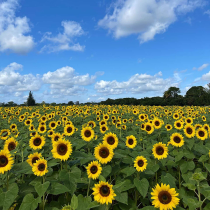
#> input picture images/the_berry_farms_sunflower_field.jpeg, 210 x 210 px, shrunk from 1440 x 1440 before the run
$ jupyter execute Q1.ipynb
#> lines starting #> are read from the running program, lines starting #| are printed output that depends on the picture; long printed decimals are rounded
[cell 1]
import cv2 as cv
import numpy as np
import matplotlib.pyplot as plt
from skimage.feature import blob_log

# Load the sunflower field image
im = cv.imread('../images/the_berry_farms_sunflower_field.jpeg', cv.IMREAD_REDUCED_COLOR_4)
#> im is the input picture: shape (210, 210, 3); mean B, G, R 119.8, 125.3, 100.4

# Convert to grayscale for blob detection
gray_im = cv.cvtColor(im, cv.COLOR_BGR2GRAY)
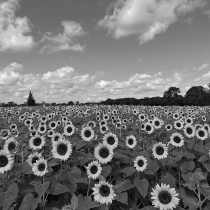
#> gray_im: shape (210, 210); min 5, max 251, mean 117.2

# Apply Laplacian of Gaussian (LoG) to detect blobs
blobs_log = blob_log(gray_im, max_sigma=30, num_sigma=10, threshold=0.1)
#> blobs_log = 313 rows, first 8: [138, 202, 1], [133, 71, 1], [199, 108, 4.22], [147, 40, 1], [134, 69, 1], [132, 149, 1], [96, 161, 1], [127, 54, 1]

# Compute radii in the 3rd column (σ * sqrt(2))
blobs_log[:, 2] = blobs_log[:, 2] * np.sqrt(2)

# Plot the original image with detected blobs
fig, ax = plt.subplots(1, 1, figsize=(10, 10))
# ax.imshow(im, interpolation='nearest')
ax.imshow(cv.cvtColor(im, cv.COLOR_BGR2RGB), interpolation='nearest')
for blob in blobs_log:
    y, x, r = blob
    c = plt.Circle((x, y), r, color='red', linewidth=2, fill=False)
    ax.add_patch(c)
#> this loop made 313 passes
#> (y, x, r) on passes 1 to 3: (138, 202, 1.41), (133, 71, 1.41), (199, 108, 5.97)
plt.show()
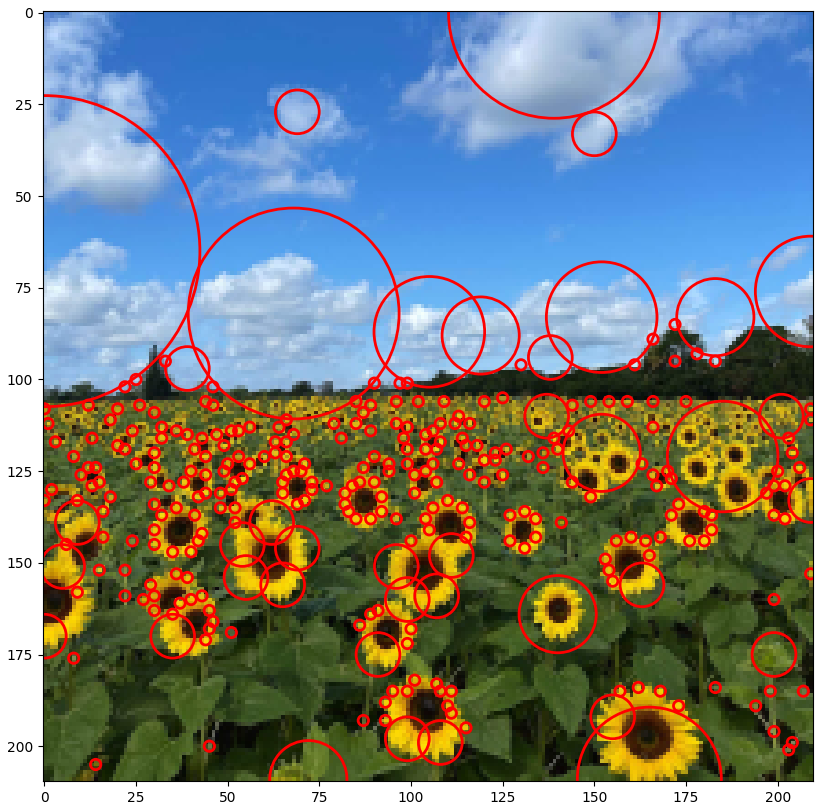
#> figure drawn by matplotlib, 1 panel

# Report largest circles
largest_blobs = blobs_log[blobs_log[:, 2].argsort()[-5:]]
#> largest_blobs = [[83, 152, 15.08], [209, 165, 19.64], [82, 68, 28.76], [0, 139, 28.76], [65, 0, 42.43]]
print("Largest circles (y, x, radius):")
print(largest_blobs)
#| [[ 83.         152.          15.085]
#|  [209.         165.          19.642]
#|  [ 82.          68.          28.756]
#|  [  0.         139.          28.756]
#|  [ 65.           0.          42.426]]

$ run again, with images/005.jpg copied over images/the_berry_farms_sunflower_field.jpeg
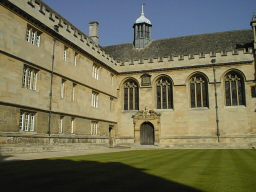
#> input picture images/005.jpg, 256 x 192 px
#> im is the input picture: shape (192, 256, 3); mean B, G, R 84.4, 109.4, 111.6
#> `gray_im = cv.cvtColor(im, cv.COLOR_BGR2GRAY)`:
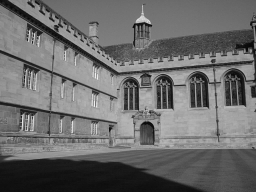
#> gray_im: shape (192, 256); min 8, max 243, mean 107.2
#> blobs_log = 221 rows, first 8: [31, 29, 1], [27, 136, 1], [99, 161, 1], [115, 23, 1], [18, 142, 4.22], [22, 149, 1], [37, 39, 1], [71, 26, 1]
#> the loop `for blob in blobs_log:` made 221 passes
#> (y, x, r) on passes 1 to 3: (31, 29, 1.41), (27, 136, 1.41), (99, 161, 1.41)
#> `plt.show()`:
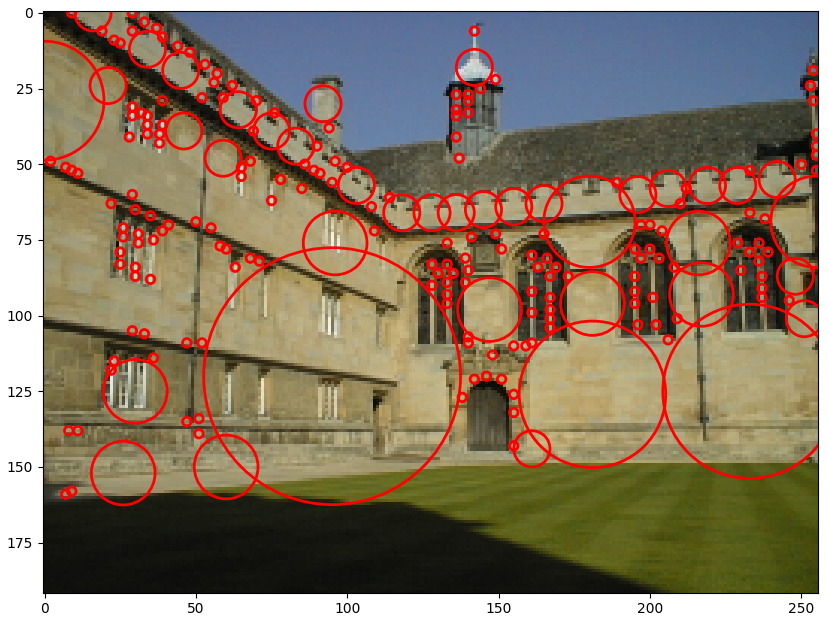
#> figure drawn by matplotlib, 1 panel
#> largest_blobs = [[69, 180, 15.08], [29, 0, 19.64], [126, 181, 24.2], [125, 233, 28.76], [120, 95, 42.43]]
#| [[ 69.         180.          15.085]
#|  [ 29.           0.          19.642]
#|  [126.         181.          24.199 ]
#|  [125.         233.          28.756]
#|  [120.          95.          42.426]]

$ run again, with images/f4af0d87542225.5dbb15a2c5bde.jpg copied over images/the_berry_farms_sunflower_field.jpeg
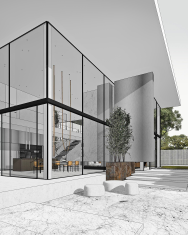
#> input picture images/f4af0d87542225.5dbb15a2c5bde.jpg, 188 x 235 px, shrunk from 1728 x 2160 before the run
#> im is the input picture: shape (235, 188, 3); mean B, G, R 173.6, 174.9, 175.1
#> blobs_log = 279 rows, first 8: [133, 158, 1], [132, 172, 4.22], [105, 49, 1], [139, 158, 1], [117, 158, 1], [127, 187, 7.44], [122, 158, 1], [117, 80, 1]
#> the loop `for blob in blobs_log:` made 279 passes
#> (y, x, r) on passes 1 to 3: (133, 158, 1.41), (132, 172, 5.97), (105, 49, 1.41)
#> `plt.show()`:
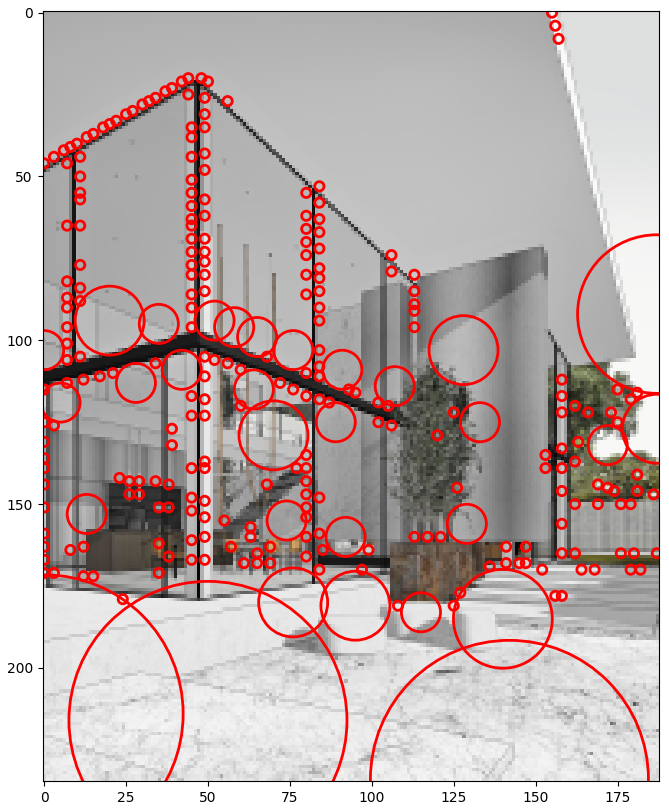
#> figure drawn by matplotlib, 1 panel
#> largest_blobs = [[185, 140, 15.08], [92, 187, 24.2], [216, 50, 42.43], [234, 142, 42.43], [214, 0, 42.43]]
#| [[185.         140.          15.085]
#|  [ 92.         187.          24.199 ]
#|  [216.          50.          42.426]
#|  [234.         142.          42.426]
#|  [214.           0.          42.426]]
